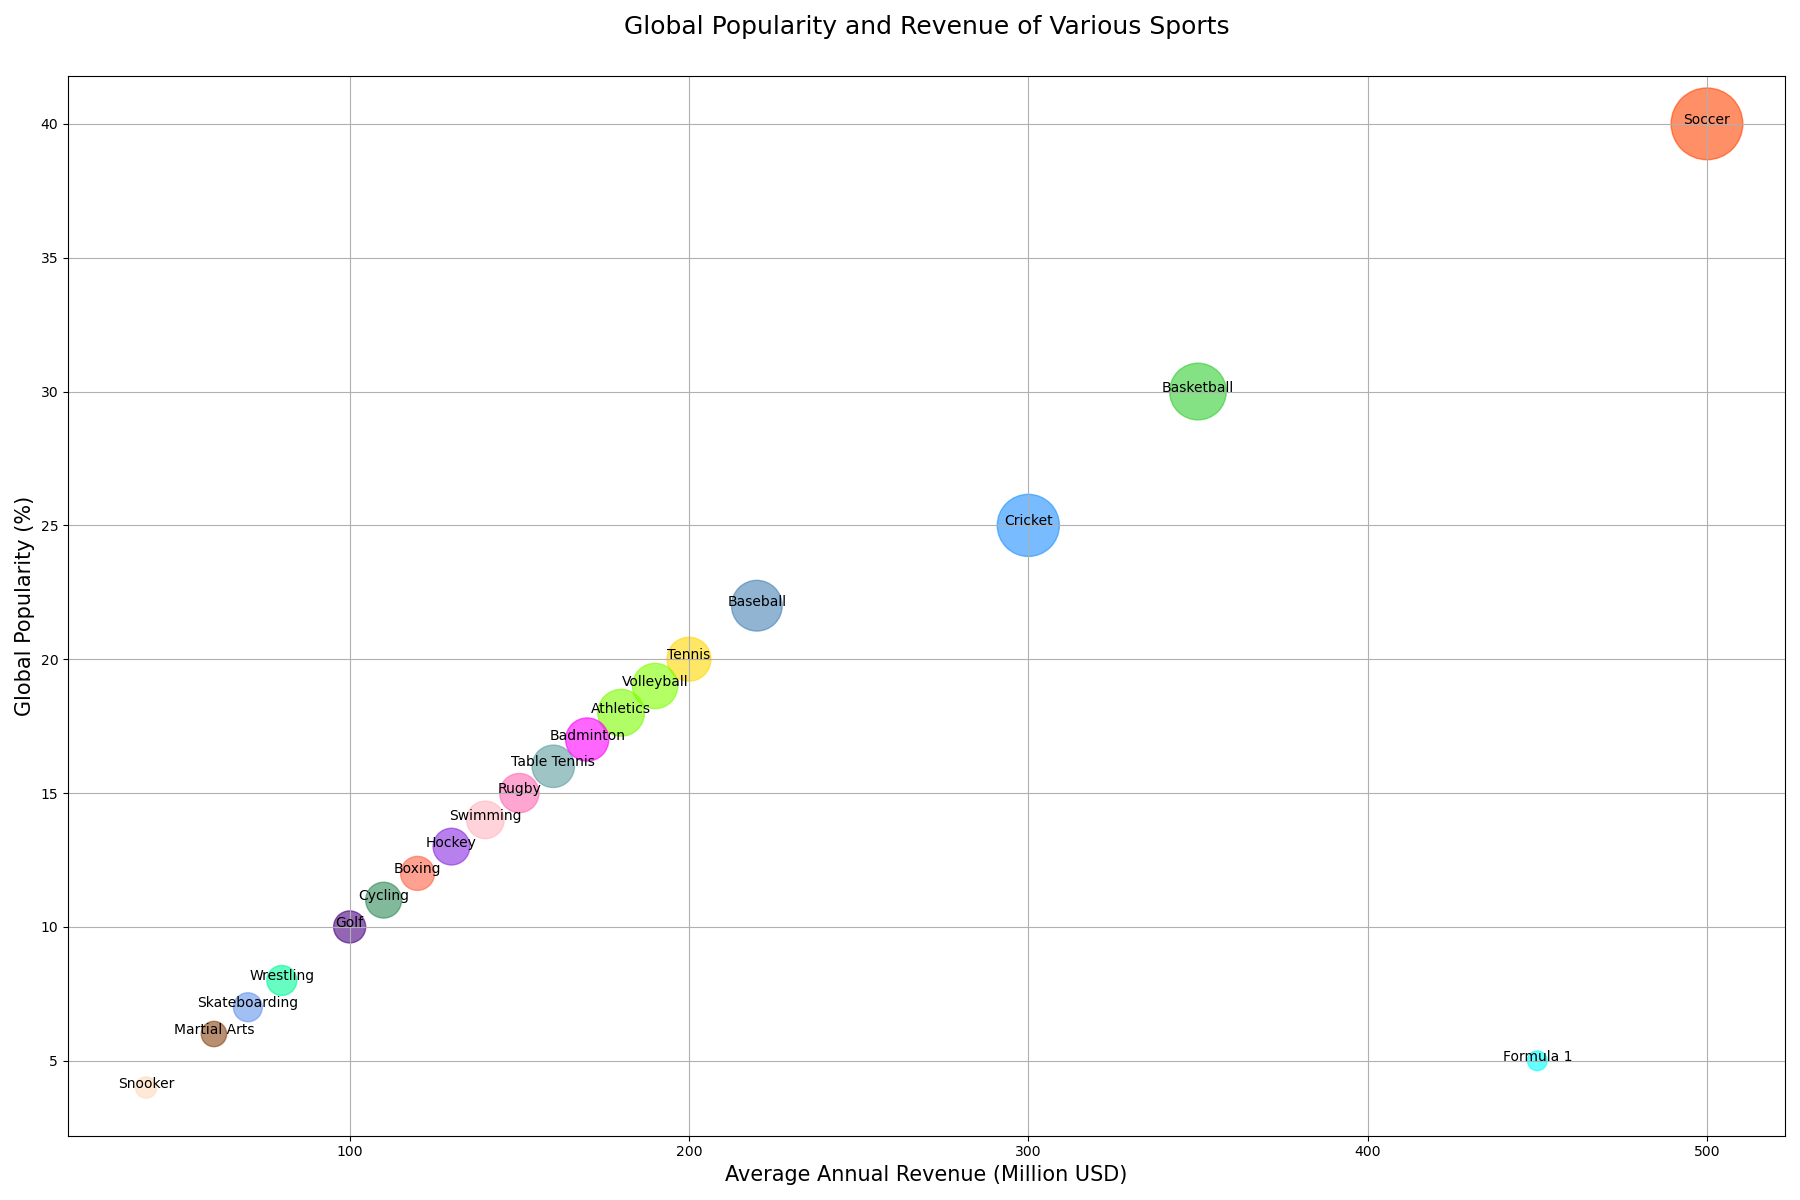

Generate this figure with Python:

import matplotlib.pyplot as plt

# Data
sport = ['Soccer', 'Basketball', 'Cricket', 'Tennis', 'Rugby', 'Golf', 'Formula 1', 'Boxing', 
         'Athletics', 'Baseball', 'Swimming', 'Cycling', 'Hockey', 'Table Tennis', 
         'Badminton', 'Volleyball', 'Wrestling', 'Martial Arts', 'Snooker', 'Skateboarding']
global_popularity = [40.0, 30.0, 25.0, 20.0, 15.0, 10.0, 5.0, 12.0, 18.0, 22.0, 14.0, 11.0, 13.0, 16.0, 17.0, 19.0, 8.0, 6.0, 4.0, 7.0]
average_annual_revenue = [500, 350, 300, 200, 150, 100, 450, 120, 180, 220, 140, 110, 130, 160, 170, 190, 80, 60, 40, 70]
participants = [4000, 2500, 3000, 1500, 1200, 800, 300, 900, 1700, 2000, 1100, 1000, 1050, 1400, 1450, 1600, 700, 500, 350, 650]

# Bubble sizes, normalizing participants to suitable sizes for bubbles
sizes = [p/1.5 for p in participants]

# Color codes
colors = ['#FF4500', '#32CD32', '#1E90FF', '#FFD700', '#FF69B4', 
          '#4B0082', '#00FFFF', '#FF6347', '#7CFC00', '#4682B4', 
          '#FFB6C1', '#2E8B57', '#8A2BE2', '#5F9EA0', '#FF00FF', 
          '#7FFF00', '#00FA9A', '#8B4513', '#FFDAB9', '#6495ED']

# Create plot
plt.figure(figsize=(18, 12))  # Modify width and height
plt.scatter(average_annual_revenue, global_popularity, s=sizes, c=colors, alpha=0.6)
plt.title('Global Popularity and Revenue of Various Sports', fontsize=18, pad=30)
plt.xlabel('Average Annual Revenue (Million USD)', fontsize=15)
plt.ylabel('Global Popularity (%)', fontsize=15)

# Annotate sport names
for i, txt in enumerate(sport):
    plt.annotate(txt, (average_annual_revenue[i], global_popularity[i]), ha='center')

plt.grid(True)
plt.tight_layout()
plt.show()
